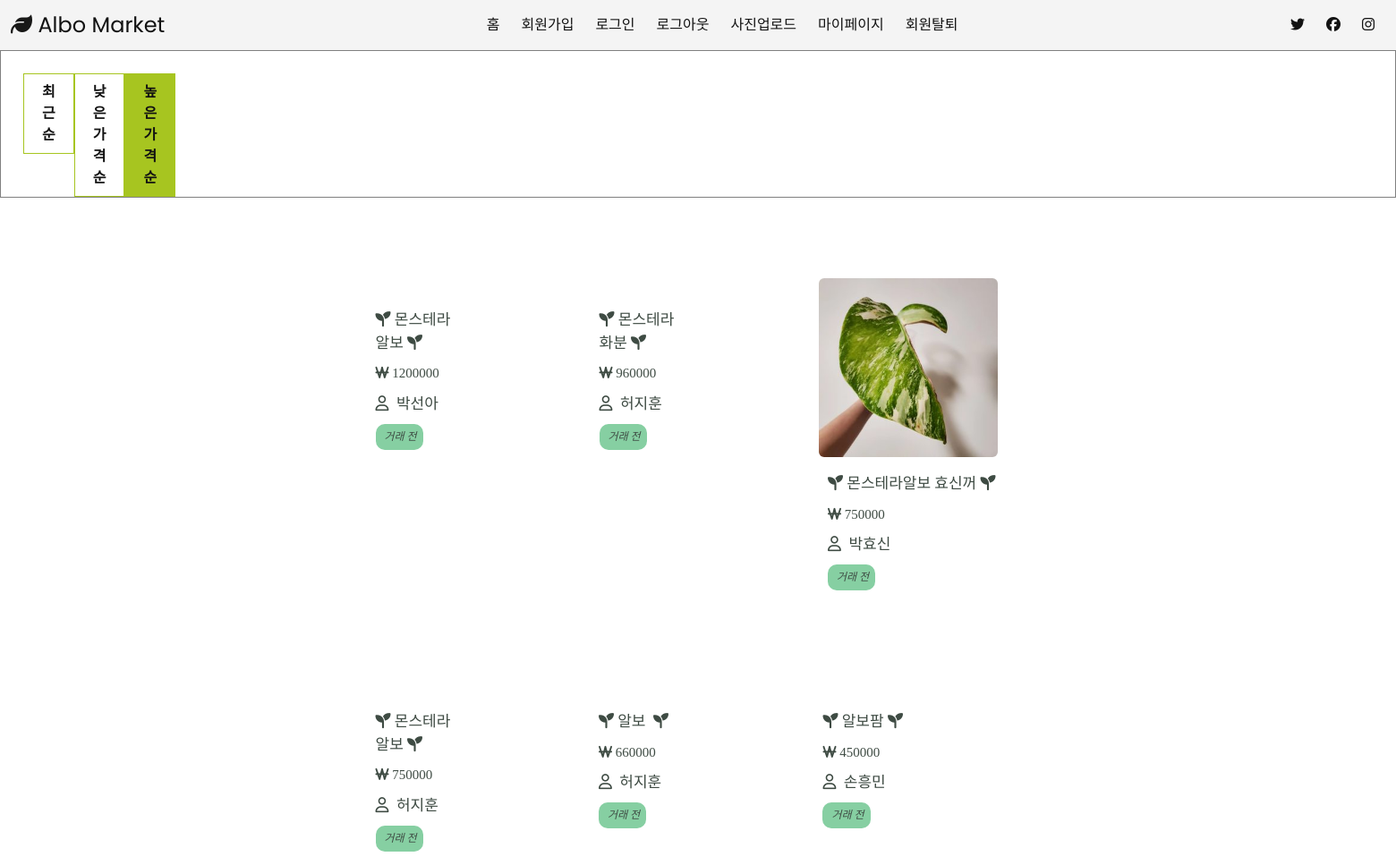
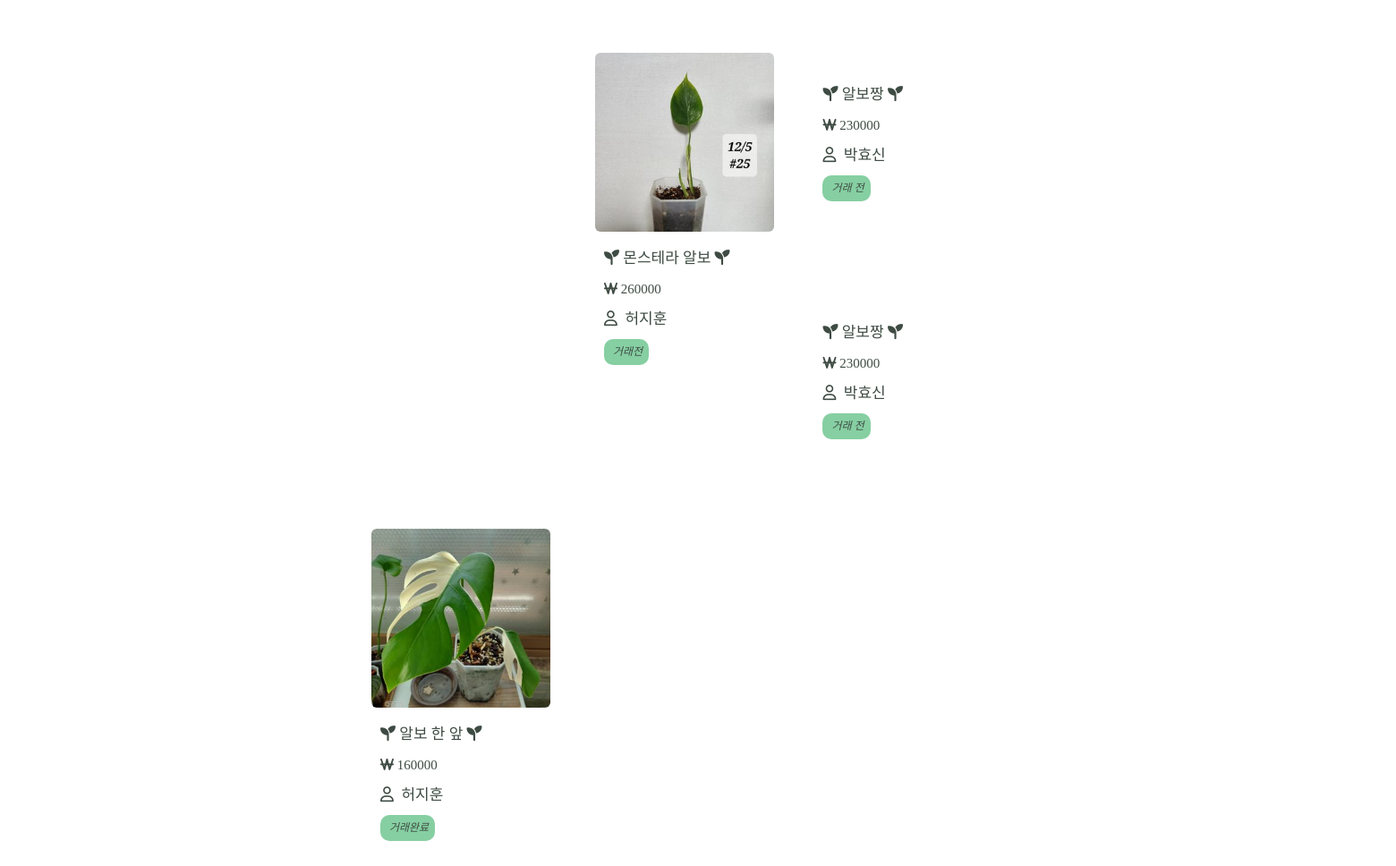
Page /upload/asc on the committed database (2 pictures, top to bottom).
### main/models.py (models this page shows, shortened)
class Item(models.Model):
    item_name = models.CharField(max_length = 20)
    user_name = models.ForeignKey(User, to_field='user_name', related_name='seller', on_delete = models.CASCADE, db_column="user_name", max_length= 20, null=True) #fk추가
    STATUS = (('거래 전','거래 전'), ('거래 완료','거래 완료')) # 전자가 테이블 컬럼 출력값, 후자가 admin 페이지에서 출력
    trade_status = models.CharField(max_length=5, default='거래 전', choices=STATUS, null=True) #거래상태(판매중,거래완료)
    item_price = models.IntegerField(null=True)
    item_content = models.TextField(max_length = 200)
    item_img = models.ImageField(upload_to="images/", blank=True, null=True)
    def get_absolute_url(self):
        return f'/upload/posting/{self.pk}/'
    class Meta:
        db_table = 'item_tb'

class User(models.Model):
    user_name = models.CharField(max_length= 20 ,primary_key=True)
    user_date = models.DateTimeField(auto_now_add=True) #가입일(처음 등록한 시간으로 저장)
    user_email = models.EmailField(unique=True)
    user_password = models.CharField(max_length = 100)
    user_validate = models.BooleanField(default = False)
    STATUS = (('남자','남자'), ('여자','여자'))
    gender = models.CharField(max_length=5 ,choices=STATUS , null=True)
    age = models.IntegerField(null=True)
    year = models.IntegerField(null=True)
    month= models.IntegerField( null=True)
    day= models.IntegerField(null=True)
    def __str__(self):
        return f'{self.user_name}'
    class Meta:
        db_table = 'user_tb'

### main/views.py (the view)
# urls.py: path('upload/asc', views.asc, name='main_asc'),
def asc(request):
      page = request.GET.get('page','1')
      items =Item.objects.order_by('-item_price')
      paginator = Paginator(items,10)
      page_obj = paginator.get_page(page)
      context={'items': page_obj}
      return render(request, 'main/asc.html',context)

### main/templates/main/asc.html (shortened to what this page needs)
<!DOCTYPE html>
<html lang="ko">
{% load static %}
<head>
  <link rel="stylesheet" type="text/css" href="{%static 'assets/css/bootstrap1.min.css' %}">
  <link rel="stylesheet" href="{%static 'assets/css/templatemo-klassy-cafe.css' %}">
  <link rel="stylesheet" href="{%static 'css/style.css' %}">
  <nav class="navbar">
    <div class="navbar__logo">
      <i class="fa-solid fa-leaf"></i>
      <a href="{%url 'main_index' %}">Albo Market</a>
    </div>
    <ul class="navbar__menu">
      <li><a href="{%url 'main_index' %}">홈</a></li>
      <li><a href="{%url 'main_signup' %}">회원가입</a></li>
      <li><a href="{%url 'main_signin' %}">로그인</a></li>
      <li><a href="{%url 'main_logout' %}">로그아웃</a></li>
      <li><a href="{%url 'main_upload' %}">사진업로드</a></li>
      {% if login_user == User.user_name %}
      <li><a href="{%url 'main_mypage' %}">마이페이지</a></li>
      <li><a href="{% url 'user_remove' %}">회원탈퇴</a></li>
      {% endif %}
    </ul>
    <ul class="navbar__icons">
      <li><i class="fa-brands fa-twitter"></i></li>
      <li><i class="fa-brands fa-facebook"></i></li>
      <li><i class="fa-brands fa-instagram"></i></li>
    </ul>
</nav>
</head>
<body>
  <div class="fl">
    <ul class="list_control">
      <li>
        <a href="{% url 'main_posting' %}" class="new">최근순</a>
      </li>
      <li>
        <a href="{% url 'main_desc' %}" class="desc">낮은가격순</a>
      </li>
      <li>
        <a href="{% url 'main_asc' %}" class="asc">높은가격순</a>
      </li>
      <li>
      </li>
    </ul>
  </div>
  <div class="wrap">
    {% for item in items %}
    <div class="col-xs-3">
      <div class="col-xs-4">
        <form  action="posting/new_post" method="POST">{% csrf_token %}
          {% if item.item_img %}
          <a href="{{item.get_absolute_url}}" target="_blank">
            <img class="image" src="{{ item.item_img.url }}" alt="">
            <br>
            {% endif %}
            <li style="font-size: 17px;">
              <i class="fa-solid fa-seedling"></i>&nbsp{{item.item_name}}&nbsp<i class="fa-solid fa-seedling"></i>
            </li>
            <li id="desc" style="font-size: 15px;"><i class="fa-solid fa-won-sign"></i>&nbsp{{item.item_price}}</li>
            <p><i class="fa-regular fa-user"></i> &nbsp{{item.user_name}}</p>
            <p class="myButton" style="font-size: 12px;"><i> &nbsp{{item.trade_status}} </i></p>
          </a>
        </form>
      </div>
    </div>
    {% endfor %}
  </div>
</body>
</html>

### main/static/assets/css/templatemo-klassy-cafe.css (style rules this page uses)
html, body, div, span, applet, object, iframe, h1, h2, h3, h4, h5, h6, p, blockquote, div pre, a, abbr, acronym, address, big, cite, code, del, dfn, em, font, img, ins, kbd, q, s, samp, small, strike, strong, sub, sup, tt, var, b, u, i, center, dl, dt, dd, ol, ul, li, figure, header, nav, section, article, aside, footer, figcaption { margin: 0; padding: 0; border: 0; outline: 0; }
ul, li { padding: 0; margin: 0; list-style: none; }
header, nav, section, article, aside, footer, hgroup { display: block; }
* { box-sizing: border-box; }
html, body { font-family: 'Poppins', sans-serif; font-weight: 400; background-color: #fff; font-size: 16px; -ms-text-size-adjust: 100%; -webkit-font-smoothing: antialiased; -moz-osx-font-smoothing: grayscale; }
a { text-decoration: none !important; }
ul { margin-bottom: 0px; }
p { font-size: 14px; line-height: 25px; color: #2a2a2a; }
html, body { background: #fff; font-family: 'Poppins', sans-serif; }
*, *:before, *:after { -webkit-box-sizing: border-box; box-sizing: border-box; -webkit-font-smoothing: antialiased; -moz-osx-font-smoothing: grayscale; }

### main/static/css/style.css (style rules this page uses)
:root { --text-color: #121212; --background-color: #f4f4f4; --accent-color: #9b9e7b; }
head { margin:0; font-family: 'Source Sans Pro'; background-color: #fff; font-size: 16px; }
body { margin:0; font-weight: 400; }
a { text-decoration: none; color: var(--text-color); }
.navbar { top: 0; left: 0; right: 0; margin: 0 ; display: flex; justify-content: space-between; align-items: center; background-color: var(--background-color); padding: 8px 12px; }
.navbar__logo { font-size: 24px; color:var(--text-color); }
.navbar__logo i { color: rgb(24, 24, 23); }
.navbar__menu { display: flex; list-style: none; padding-left: 0; }
.navbar__menu li { padding: 8px 12px; }
.navbar__icons { list-style: none; color: var(--text-color); display: flex; padding-left: 0; }
.navbar__icons li { padding: 8px 12px; }
.wrap { margin-top: 40px; margin-left:350px; margin-right: 350px; }
.col-xs-4 { padding-left: 50px; padding-right: 80px; padding-top: 50px; padding-bottom: 50px; display: flex; flex-wrap: wrap; font-family: 'SUIT-Regular'; }
.col-xs-4 li { font-size: 22px; position: relative; left: 5%; margin-top: 10px; color: #3e4b43; }
.col-xs-4 p { font-size: 17px; position: relative; left: 5%; color: #3e4b43; margin-top: 10px; }
.col-xs-3 { width: 250px; height: auto; float: left; position: relative; min-height: 1px; padding-right: 15px; padding-left: 15px; }
.myButton { background-color:#86cfa2; border-radius:10px; display:inline-block; cursor:pointer; color:#ffffff; padding:2px 7px; text-decoration:none; font-family: 'LINESeedKR-Bd'; }
.fl { border:1px,solid,gray; display:flex ; flex-direction: row; }
.list_control { display: flex; margin-top: 25px; margin-left: 25px; }
.list_control li { flex-direction: row; justify-content: center; }
.list_control li a { font-weight: bold; display: block; padding: 8px 20px; border: 1px solid #a7c520; }
img { width: 200px; border-radius: 6px; }

### main/templates/main/asc.html (style rules this page uses)
.asc { background: #a7c520; }

### rows in the picture
Item: item_name "몬스테라알보", item_price "1200000", user_name "박선아", trade_status "거래 전"
Item: item_name "몬스테라 화분", item_price "960000", user_name "허지훈", trade_status "거래 전"
Item: item_img (picture), item_name "몬스테라알보 효신꺼", item_price "750000", user_name "박효신", trade_status "거래 전"
Item: item_name "몬스테라 알보", item_price "750000", user_name "허지훈", trade_status "거래 전"
Item: item_name "알보", item_price "660000", user_name "허지훈", trade_status "거래 전"
Item: item_name "알보팜", item_price "450000", user_name "손흥민", trade_status "거래 전"
Item: item_img (picture), item_name "몬스테라 알보", item_price "260000", user_name "허지훈", trade_status "거래전"
Item: item_name "알보짱", item_price "230000", user_name "박효신", trade_status "거래 전"
Item: item_name "알보짱", item_price "230000", user_name "박효신", trade_status "거래 전"
Item: item_img (picture), item_name "알보 한 앞", item_price "160000", user_name "허지훈", trade_status "거래완료"
